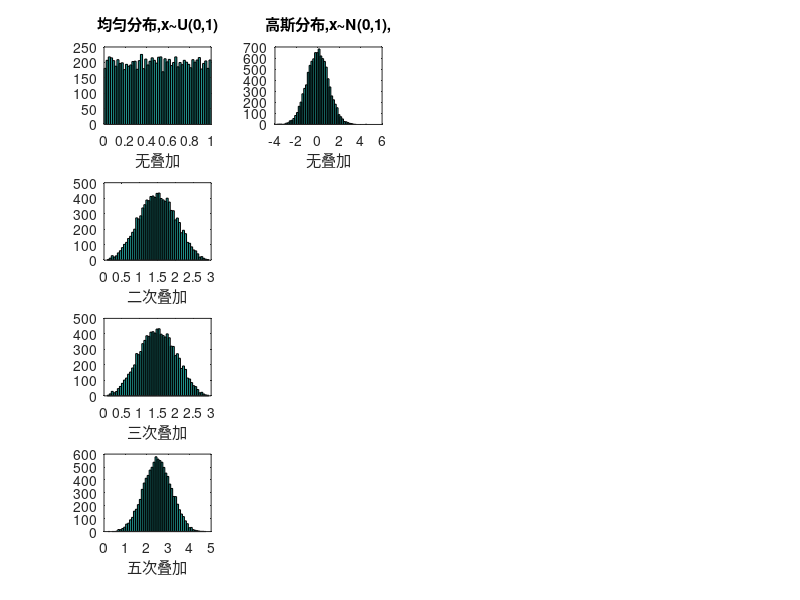

Source code (MATLAB): (Note: this script raises an error after producing the figure.)
close all
len=10000;
bin=50;
a=unifrnd(0,1,1,len);
a1=unifrnd(0,1,1,len);
a2=unifrnd(0,1,1,len);
a3=unifrnd(0,1,1,len);
a4=unifrnd(0,1,1,len);
subplot(4,4,1)
hist(a,bin)
xlabel('无叠加')
title('均匀分布,x~U(0,1)')
subplot(4,4,5)
hist(a+a1+a2,bin)
xlabel('二次叠加')
subplot(4,4,9)
hist(a+a1+a2,bin)
xlabel('三次叠加')
subplot(4,4,13)
hist(a+a1+a2+a3+a4,bin)
xlabel('五次叠加')

%%
b=randn(1,len);
b1=randn(1,len);
b2=randn(1,len);
b3=randn(1,len);
b4=randn(1,len);
subplot(4,4,2)
hist(b,bin)
title('高斯分布,x~N(0,1),')
xlabel('无叠加')
h = findobj(gca,'Type','patch');
h.FaceColor = [0 0.5 0.5];
h.EdgeColor = 'w';
subplot(4,4,6)
hist(b+b1,bin)
xlabel('二次叠加')
h = findobj(gca,'Type','patch');
h.FaceColor = [0 0.5 0.5];
h.EdgeColor = 'w';
subplot(4,4,10)
hist(b+b1+b2,bin)
xlabel('三次叠加')
h = findobj(gca,'Type','patch');
h.FaceColor = [0 0.5 0.5];
h.EdgeColor = 'w';
subplot(4,4,14)
hist(b+b1+b2+b3+b4,bin)
xlabel('五次叠加')
h = findobj(gca,'Type','patch');
h.FaceColor = [0 0.5 0.5];
h.EdgeColor = 'w';

%%
c=exprnd(5,1,len);
c1=exprnd(5,1,len);
c2=exprnd(5,1,len);
c3=exprnd(5,1,len);
c4=exprnd(5,1,len);
subplot(4,4,3)
hist(c,bin)
title('指数分布,mu=5')
xlabel('无叠加')
h = findobj(gca,'Type','patch');
h.FaceColor = [0 0.5 0];
h.EdgeColor = 'w';
subplot(4,4,7)
hist(c+c1,bin)
xlabel('二次叠加')
h = findobj(gca,'Type','patch');
h.FaceColor = [0 0.5 0];
h.EdgeColor = 'w';
subplot(4,4,11)
hist(c+c1+c2,bin)
xlabel('三次叠加')
h = findobj(gca,'Type','patch');
h.FaceColor = [0 0.5 0];
h.EdgeColor = 'w';
subplot(4,4,15)
hist(c+c1+c2+c3+c4,bin)
xlabel('五次叠加')
h = findobj(gca,'Type','patch');
h.FaceColor = [0 0.5 0];
h.EdgeColor = 'w';


%%
d=chi2rnd(5,1,len);
d1=chi2rnd(5,1,len);
d2=chi2rnd(5,1,len);
d3=chi2rnd(5,1,len);
d4=chi2rnd(5,1,len);
subplot(4,4,4)
hist(d,bin)
title('卡方分布,V=5')
xlabel('无叠加')
h = findobj(gca,'Type','patch');
h.FaceColor = [0 0 0.5];
h.EdgeColor = 'w';
subplot(4,4,8)
hist(d+d1,bin)
xlabel('二次叠加')
h = findobj(gca,'Type','patch');
h.FaceColor = [0 0 0.5];
h.EdgeColor = 'w';
subplot(4,4,12)
hist(d+d1+d2,bin)
xlabel('三次叠加')
h = findobj(gca,'Type','patch');
h.FaceColor = [0 0 0.5];
h.EdgeColor = 'w';
subplot(4,4,16)
hist(d+d1+d2+d3+d4,bin)
xlabel('五次叠加')
h = findobj(gca,'Type','patch');
h.FaceColor = [0 0 0.5];
h.EdgeColor = 'w';
